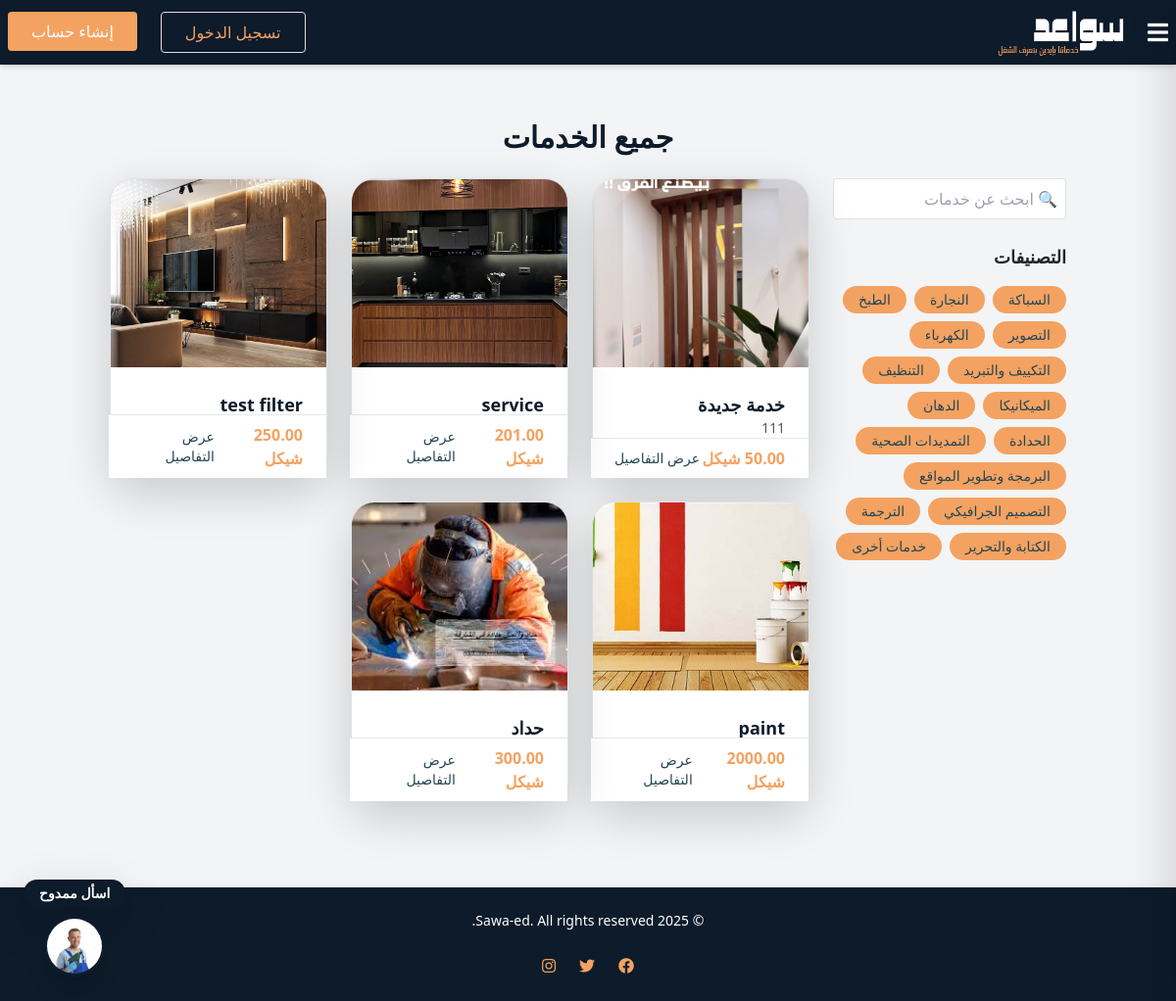
The page / on the database its author committed.
### Sawaed_app/models.py (models this page shows, shortened)
class ServiceListing(models.Model):
    SERVICE_TYPES = [
        ('السباكة', 'السباكة'),
        ('النجارة', 'النجارة'),
        ('الطبخ', 'الطبخ'),
        ('التصوير', 'التصوير'),
        ('الكهرباء', 'الكهرباء'),
        ('التكييف والتبريد', 'التكييف والتبريد'),
        ('التنظيف', 'التنظيف'),
        ('الميكانيكا', 'الميكانيكا'),
        ('الدهان', 'الدهان'),
        ('الحدادة', 'الحدادة'),
        ('التمديدات الصحية', 'التمديدات الصحية'),
        ('البرمجة وتطوير المواقع', 'البرمجة وتطوير المواقع'),
        ('التصميم الجرافيكي', 'التصميم الجرافيكي'),
        ('الترجمة', 'الترجمة'),
        ('الكتابة والتحرير', 'الكتابة والتحرير'),
        ('خدمات أخرى', 'خدمات أخرى'),
    ]
    handyman = models.ForeignKey(
        settings.AUTH_USER_MODEL,
        on_delete=models.CASCADE,
        related_name='services'
    )
    name = models.CharField(max_length=255)
    description = models.TextField()
    price = models.DecimalField(max_digits=10, decimal_places=2)
    image = models.ImageField(upload_to='service_images/', null=True, blank=True)
    service_type = models.CharField(max_length=50, choices=SERVICE_TYPES, null=True, blank=True,default='خدمات أخرى')
    created_at = models.DateTimeField(auto_now_add=True)
    updated_at = models.DateTimeField(auto_now=True)

### Sawaed_app/views.py (the view)
# urls.py: path('', views.user_home, name='userhome'),
def user_home(request):
    services = ServiceListing.objects.all().order_by('-created_at')
    service_added = request.session.pop('service_added', False)
    user_logged=request.session.pop('user_logged',False)
    handyman=HandymanProfile.objects.all()
    context={
        'handyman':handyman,
        'service_added': service_added,
        'user_logged':user_logged,
        'services':services
    }
    context.update(base_view_data(request))
    return render(request,'userhome.html',context)

### Sawaed_app/context_processors.py (called while the page is built, shortened)
def notifications_processor(request):
    return {}

### Sawaed_app/views.py (called while the page is built)
def base_view_data(request):
    services=ServiceListing.objects.all()
    cart_count = 0
    if request.user.is_authenticated:
        cart_count = CartItem.objects.filter(user=request.user).count()
    data = {
        'services':services,
        'service_types': ServiceListing.SERVICE_TYPES,
        'cart_count': cart_count,
    }
    if request.user.is_authenticated:
        data['unread_messages_count'] = Message.objects.filter(receiver=request.user, is_read=False).count()
    else:
        data['unread_messages_count'] = 0
    return data

### Sawaed_app/templates/userhome.html (shortened to what this page needs)
{% extends 'index.html' %}
{% block content %}
{% load static %}
<div class="container mx-auto p-4">
  <h1 class="text-3xl font-bold text-center mb-6 text-[#0d1b2a]">جميع الخدمات</h1>
  <div class="flex flex-col lg:flex-row gap-6">
    <div class="lg:w-1/4 space-y-6" dir="rtl">
      <form method="GET" action="{% url 'service_search' %}" class="relative">
        <input
          type="text"
          name="q"
          placeholder="🔍 ابحث عن خدمات"
          class="p-2 pr-10 border border-gray-300 rounded w-full focus:outline-none focus:ring-2 focus:ring-[#f4a261]"
          value="{{ request.GET.q }}">
      </form>
      <div>
        <h2 class="text-lg font-semibold mb-3 text-right">التصنيفات</h2>
        <div class="flex flex-wrap gap-2">
          {% for service_type in service_types %}
            <a href="{% url 'services_by_type' service_type.0 %}" class="bg-[#f4a261] text-[#264653] px-3 py-1 rounded-full hover:bg-[#f4a261] hover:text-white transition text-sm">
              {{ service_type.0 }}
            </a>
          {% endfor %}
        </div>
      </div>
    </div>
    <div class="lg:w-3/4 space-y-6" dir="rtl">
      <div class="grid gap-6 sm:grid-cols-2 md:grid-cols-3 xl:grid-cols-4">
        {% for service in services %}
          <div id="service-{{ service.id }}" class="relative service-card">
            <div
              onclick="window.location.href='{% url 'service_detail' service.id service.handyman.id %}'"
              class="cursor-pointer bg-white rounded-3xl shadow-lg hover:shadow-2xl transition duration-300 border border-gray-200 overflow-hidden"
            >
              <img src="{{ service.image.url|default_if_none:'/static/images/placeholder.png' }}" alt="{{ service.name }}" class="w-full h-48 object-cover">
              <div class="p-4">
                <h3 class="text-lg font-bold text-[#0d1b2a] truncate">{{ service.name }}</h3>
                <p class="text-gray-600 text-sm mb-3">{{ service.description|truncatechars:80 }}</p>
              </div>
              <div class="absolute bottom-0 w-full flex justify-between items-center px-4 py-2 bg-white border-t">
                <span class="text-[#f4a261] font-semibold">{{ service.price }} شيكل</span>
                <span class="text-[#264653] hover:text-[#f4a261] text-sm font-medium">عرض التفاصيل</span>
              </div>
            </div>
          </div>
        {% endfor %}
      </div>
    </div>
  </div>
</div>
{% endblock %}

### Sawaed_app/static/css/style.css (style rules this page uses)
a { text-decoration: none; color: #0d1b2a; text-decoration: none; transition: 0.4s ease; }

### rows shown on the page
ServiceListing: image (picture), name "خدمة جديدة", description "111"
ServiceListing: image (picture), name "service", price "201.00"
ServiceListing: image (picture), name "test filter", price "250.00"
ServiceListing: image (picture), name "paint", price "2000.00"
ServiceListing: image (picture), name "حداد", price "300.00"

### other values the page prints
{{ service_type.0 }} "السباكة" "النجارة" "الطبخ" "التصوير" "الكهرباء" "التكييف والتبريد" "التنظيف" "الميكانيكا" "الدهان" "الحدادة" "التمديدات الصحية" "البرمجة وتطوير المواقع" "التصميم الجرافيكي" "الترجمة" "الكتابة والتحرير" "خدمات أخرى"
